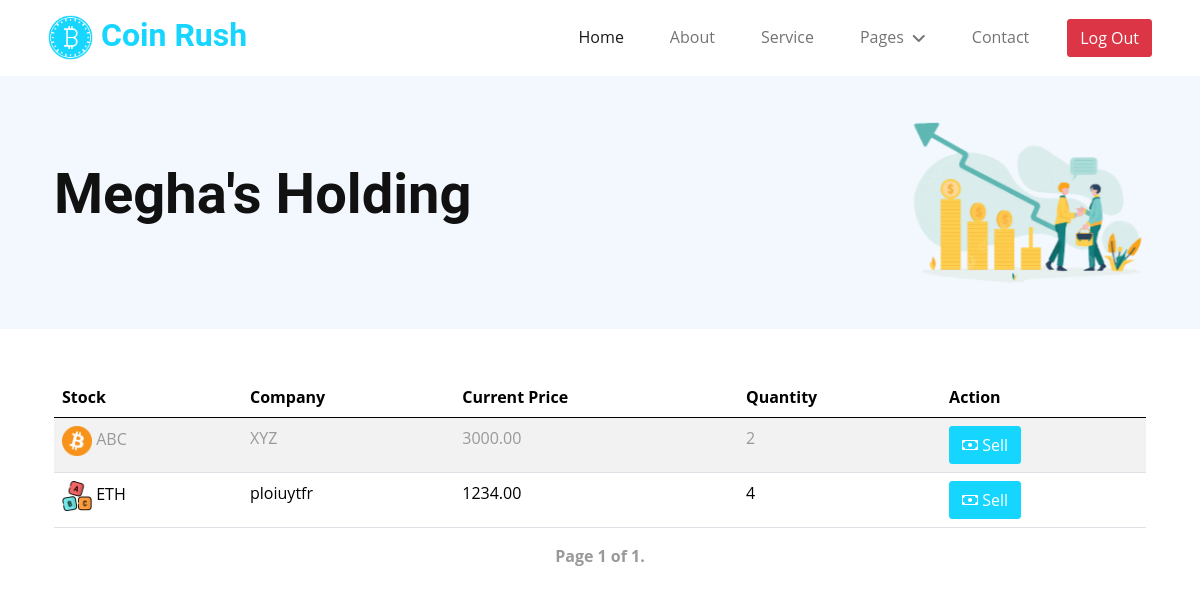
The app's page /user-holdings/ (signed in) with its own data.
### coinRush/models.py (models this page shows, shortened)
class User(AbstractBaseUser, PermissionsMixin):
    email = models.EmailField(default="", unique=True, blank=True, max_length=255)
    name = models.CharField(max_length=255, blank=True, default="")
    profile_pic = models.ImageField(upload_to="profile_pics/", null=True, blank=True)
    photo_id = models.ImageField(null=True, blank=True)
    is_staff = models.BooleanField(default=False)
    is_active = models.BooleanField(default=True)
    is_superuser = models.BooleanField(default=False)
    created_date = models.DateTimeField(default=timezone.now())
    last_login = models.DateTimeField(blank=True, null=True)
    wallet = models.DecimalField(max_digits=10, decimal_places=2, default=0.0)
    objects = AuthUserManager()
    USERNAME_FIELD = "email"
    EMAIL_FIELD = "email"
    REQUERIES_FIELD = []
    class Meta:
        verbose_name = "User"
        verbose_name_plural = "Users"
    def get_short_name(self):
        return self.name or self.email.split("@")[0]

class UserHolding(models.Model):
    user = models.ForeignKey(User, on_delete=models.CASCADE)
    stock = models.ForeignKey(Stock, on_delete=models.CASCADE)
    quantity = models.PositiveIntegerField(default=0)

class Stock(models.Model):
    symbol = models.CharField(max_length=10, unique=True)
    company_name = models.CharField(max_length=255)
    current_price = models.DecimalField(max_digits=10, decimal_places=2)
    market_cap = models.DecimalField(max_digits=10, decimal_places=2)
    last_updated = models.DateTimeField(auto_now=True)
    image = models.ImageField(upload_to='stock_pics/',blank=True, null=True)
    def __str__(self):
        return self.symbol

### coinRush/views.py (the view, shortened to what this page needs)
# urls.py: path("user-holdings/", views.user_holdings, name="user-holdings"),
@login_required(login_url="/login/")
def user_holdings(request):
    holdings = UserHolding.objects.filter(user=request.user)
    sell_form = SellStockForm()
    items_per_page = 10
    paginator = Paginator(holdings, items_per_page)
    page = request.GET.get('page')
    try:
        holdings_page = paginator.page(page)
    except PageNotAnInteger:
        holdings_page = paginator.page(1)
    except EmptyPage:
        holdings_page = paginator.page(paginator.num_pages)
    return render(request, 'userholding/user_holdings.html',
                  {'user': request.user, 'holdings': holdings_page, 'sell_form': sell_form})

### coinRush/templates/userholding/user_holdings.html (shortened to what this page needs)
{% extends "Base/base.html" %}
{% load static %}
{% block banner %}
    <div class="container-fluid hero-header bg-light py-2 mb-5">
        <div class="container ">
            <div class="row g-5 align-items-center">
                <div class="col-lg-9">
                    <h1 class="display-4 mb-3 animated slideInDown">{{ user.name|capfirst }}'s Holding</h1>
                </div>
                <div class="col-lg-3 animated fadeIn">
                    <img class="img-fluid animated pulse infinite banner-img"
                         src="{% static 'images/holding2.png' %}" alt="" style="width: 300px">
                </div>
            </div>
        </div>
    </div>
{% endblock %}
{% block content %}
    <div class="container">
        {% if holdings %}
            <div class="table-responsive">
                <table class="table table-striped">
                    <thead>
                    <tr>
                        <th>Stock</th>
                        <th>Company</th>
                        <th>Current Price</th>
                        <th>Quantity</th>
                        <th>Action</th>
                    </tr>
                    </thead>
                    <tbody>
                    {% for holding in holdings %}
                        <tr>
                            <td><img src="{{ holding.stock.image.url }}" alt="{{ holding.stock.symbol }}" width="30"
                                     height="30"> {{ holding.stock }}</td>
                            <td>{{ holding.stock.company_name }}</td>
                            <td>{{ holding.stock.current_price }}</td>
                            <td>{{ holding.quantity }}</td>
                            <td>
                                <button type="button" class="btn btn-primary" data-bs-toggle="modal"
                                        data-bs-target="#sellModel{{ holding.stock }}">
                                    <i class="bi bi-cash"></i> Sell
                                </button>
                            </td>
                        </tr>
                    {% endfor %}
                    </tbody>
                </table>
            </div>
            <div class="pagination justify-content-center mb-5">
        <span class="step-links">
            <span class="current fw-bold">
                Page {{ holdings.number }} of {{ holdings.paginator.num_pages }}.
            </span>
        </span>
            </div>
        {% else %}
            <p class="fw-bold text-primary mb-5" style="font-size: 40px">No current holdings</p>
        {% endif %}
    </div>
{% endblock %}

### coinRush/static/css/styles.css (style rules this page uses)
:root { --primary: #16D5FF; --secondary: #999999; --light: #F2F8FE; --dark: #111111; }
.btn { font-weight: 500; transition: .5s; }
.btn.btn-primary { color: #FFFFFF; }
.banner-img { width: 200px; animation-duration: 3s; }

### records on screen
User: name "Megha"
UserHolding: stock.image (picture), stock "ABC", stock.company_name "XYZ", stock.current_price "3000.00", quantity "2"
UserHolding: stock.image (picture), stock "ETH", stock.company_name "ploiuytfr", stock.current_price "1234.00", quantity "4"

### other values on screen
{{ holdings.number }} "1"
{{ holdings.paginator.num_pages }} "1"
